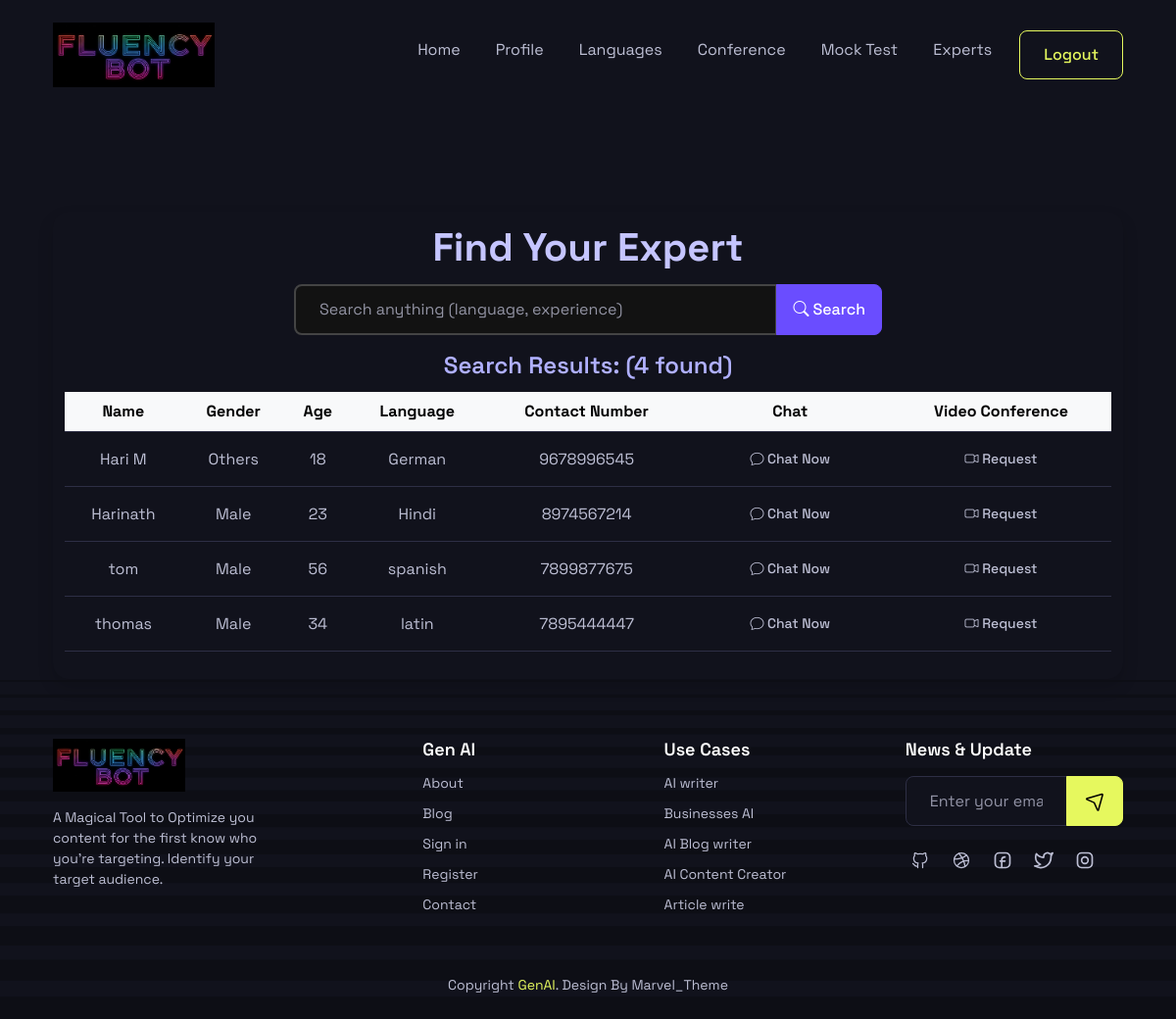
/user_expert_search, run on an earlier commit of the app's database.
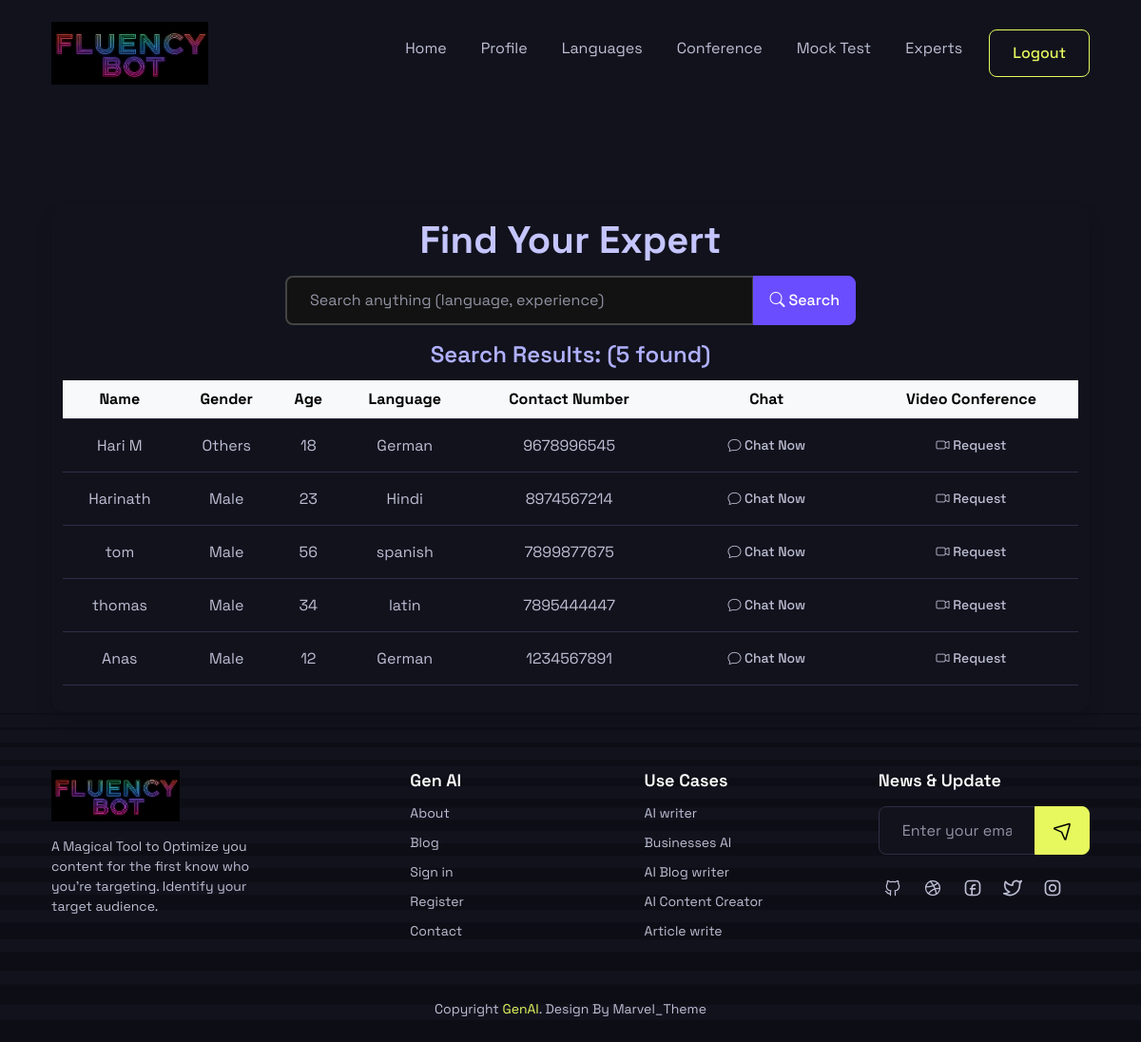
And on a later commit of the database.
### chatbot_app/models.py (models this page shows)
class Expert_det(models.Model):
    OPTIONS = [
        ('Male', 'Male'),
        ('Female', 'Female'),
        ('Others', 'Others'),
    ]
    name = models.CharField(max_length=50)
    gender = models.CharField(
        max_length=6,
        choices=OPTIONS,
        default='Male'
    )
    age = models.IntegerField()
    experience = models.FileField(upload_to='upload')
    language = models.CharField(max_length=50)
    contact_number = models.CharField(max_length=10)
    login_id = models.OneToOneField('user_login', on_delete=models.CASCADE, null=True, blank=True,related_name='expert')

### chatbot_app/views.py (the view)
# urls.py: path('user_expert_search',user_expert_search,name='user_expert_search'),
def user_expert_search(request):
    query=request.GET.get('q','')
    results=Expert_det.objects.all()
    if query:
        results=results.filter(
            Q(experience__icontains=query)|
            Q(language__icontains=query)
        )
    return render(request,'user_expertsearch.html',{'results':results,'query':query})

### chatbot_app/templates/user_expertsearch.html (shortened to what this page needs)
{% extends 'user_header.html' %}
{% block content %}
{% load static %}
<div class="container px-3" style="margin-top: 8px;">
  <div class="search-container bg-dark text-white p-3 rounded-4 shadow">
    <h2 class="text-center fw-bold mb-3"
        style="margin-top:0; color: #c5c5ff;">
      Find Your Expert
    </h2>
    <form method="GET" action="{% url 'user_expert_search' %}" class="mb-4">
      <div class="mx-auto" style="max-width: 600px;">
        <div class="input-group">
          <input
            type="text"
            name="q"
            value="{{ query }}"
            class="form-control rounded-start-pill ps-4"
            placeholder="Search anything (language, experience)"
            style="background-color: #121212; border: 2px solid #444; color: #fff;"
          >
          <button class="btn btn-primary rounded-end-pill px-4" type="submit">
            <i class="bi bi-search"></i> Search
          </button>
        </div>
      </div>
    </form>
    {% if results %}
      <h4 class="text-center mb-3" style="color: #b0b0ff;">
        Search Results: ({{ results|length }} found)
      </h4>
      <div class="table-responsive">
        <table class="table table-striped table-dark table-hover align-middle text-center">
          <thead style="background-color: #f8f9fa; color: #000;">
            <tr>
              <th>Name</th>
              <th>Gender</th>
              <th>Age</th>
              <th>Language</th>
              <th>Contact Number</th>
              <th>Chat</th>
              <th>Video Conference</th>
            </tr>
          </thead>
          <tbody>
            {% for expert in results %}
              <tr>
                <td>{{ expert.name }}</td>
                <td>{{ expert.gender }}</td>
                <td>{{ expert.age }}</td>
                <td>{{ expert.language }}</td>
                <td>{{ expert.contact_number }}</td>
                <td>
                  <a href="{% url 'chat_with_expert' expert.login_id.id %}"
                     class="btn btn-outline-success btn-sm rounded-pill">
                    <i class="bi bi-chat"></i> Chat Now
                  </a>
                </td>
                <td>
                  <a href="{% url 'user_expert_search' expert.login_id.id %}"
                     class="btn btn-outline-warning btn-sm rounded-pill">
                    <i class="bi bi-camera-video"></i> Request
                  </a>
                </td>
              </tr>
            {% endfor %}
          </tbody>
        </table>
      </div>
    {% else %}
      <div class="alert alert-info text-center mt-3" role="alert">
        No results found. Try a different keyword!
      </div>
    {% endif %}
  </div>
</div>
<link rel="stylesheet"
      href="https://cdn.jsdelivr.net/npm/bootstrap-icons@1.8.1/font/bootstrap-icons.css">
{% endblock %}

What changed in the data, as far as the page shows it:
added Expert_det: name "Anas", gender "Male", age "12", language "German", contact_number "1234567891"
Also different on the page:
{{ results|length }}: "4" → "5"
